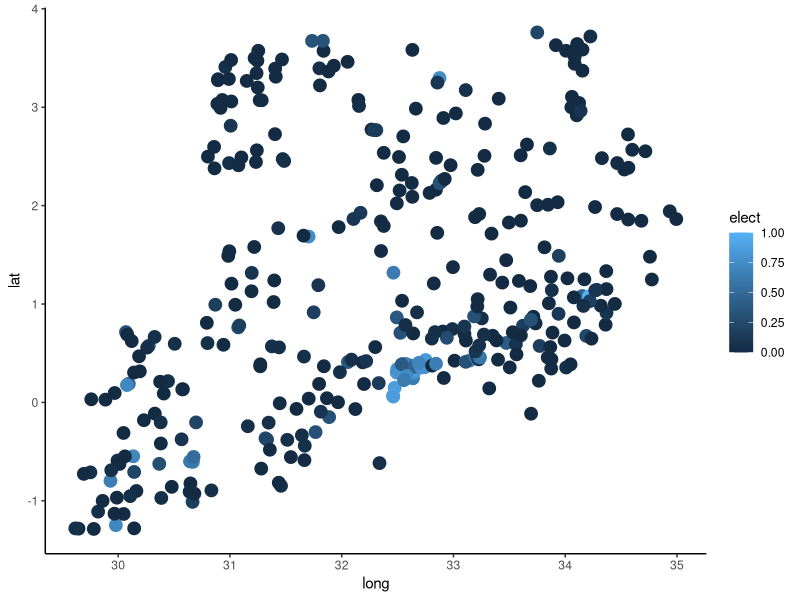
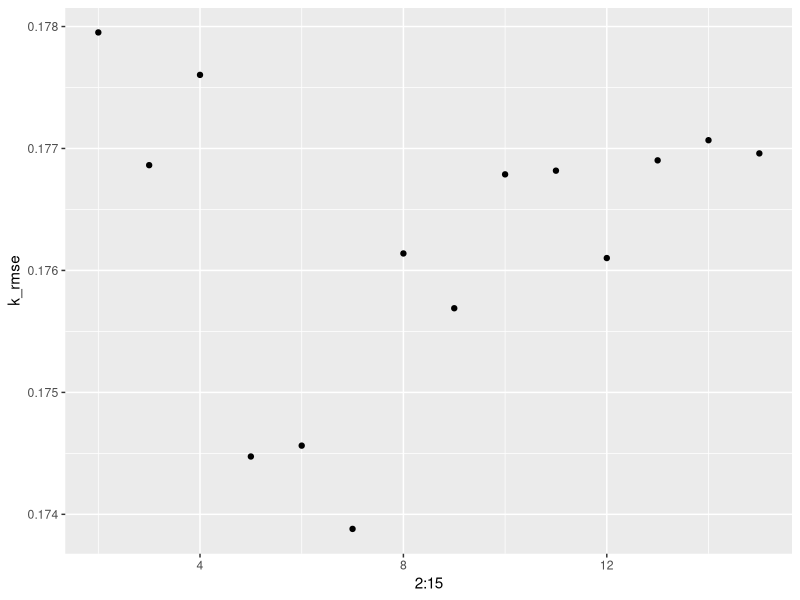
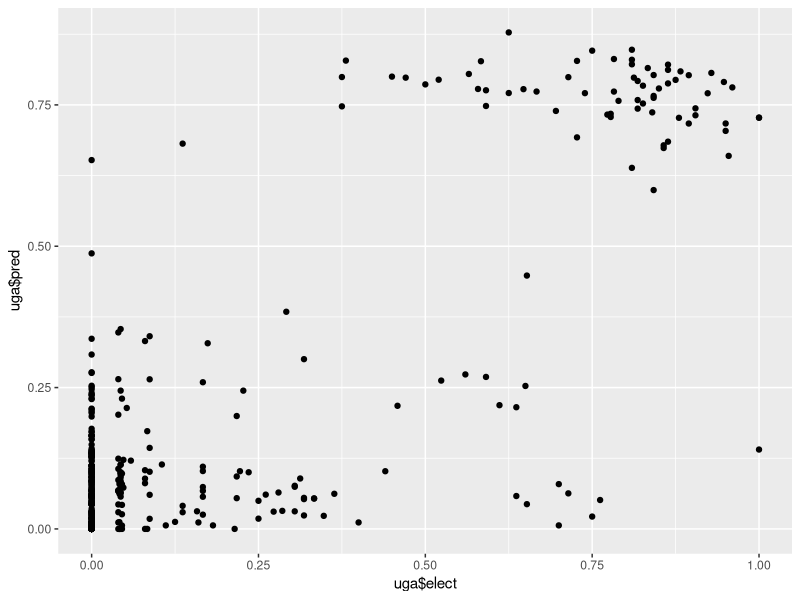

These charts were generated, in order, by the following R code:
# My goal here is to come up with something that will draw a (fairly simple?) 
# boundary around areas of high electrification, so that this can be added to my
# population/mobile maps without having to introduce a new color scale.

# Test out on Uganda

library(dplyr)
library(ggplot2)

uga_data <- read.csv('uga_dhs_2011.csv') %>%
  filter(lat != 0)

uga <- uga_data %>% select(lat,long,elect)

# First, visualize as colored dots
ggplot(uga_data,aes(x=long,y=lat,color=elect)) +
  geom_point(size=4) +
  theme_classic()
# TODO: add borders from shapefile

# Next steps: 
# - Train some model(s) to predict electrification levels based on lat/long
# - Create a raster with dimensions slightly larger than Uganda points
# - Function to fill in raster with predicted values
# - Function to convert this raster with a binary threshold
# - Function to extract polygon shapefile from binary raster (or use ArcGIS?)

###############################################################################
# Try KNN first -- keep it simple
###############################################################################
library(FNN)

# Tune k
k_rmse <- sapply(2:15,function(i) {
  knn_i <- knn.reg(uga[,c('lat','long')],y=uga$elect,
                   k=i,algorithm='kd_tree')
  rmse <- (uga$elect - knn_i$pred)^2 %>% mean %>% sqrt
  paste0(i,' neighbors, RMSLE = ',rmse) %>% print
  rmse
})
qplot(2:15,k_rmse)
# Not a ton of variation; best performance with k=7

kr <- knn.reg(uga[,c('lat','long')],y=uga$elect,
              k=7,algorithm='kd_tree')
uga$pred <- kr$pred
qplot(uga$elect,uga$pred)
(uga$elect - uga$pred)^2 %>% mean %>% sqrt 
# RMSE = 0.1768631 - comparable to SVM
